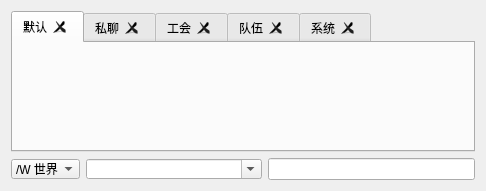
<?xml version="1.0" encoding="UTF-8"?>
<ui version="4.0">
 <class>GameChatWidget</class>
 <widget class="QWidget" name="GameChatWidget">
  <property name="windowModality">
   <enum>Qt::NonModal</enum>
  </property>
  <property name="geometry">
   <rect>
    <x>0</x>
    <y>0</y>
    <width>486</width>
    <height>191</height>
   </rect>
  </property>
  <property name="sizePolicy">
   <sizepolicy hsizetype="Preferred" vsizetype="Preferred">
    <horstretch>0</horstretch>
    <verstretch>0</verstretch>
   </sizepolicy>
  </property>
  <property name="windowTitle">
   <string/>
  </property>
  <layout class="QVBoxLayout" name="verticalLayout">
   <item>
    <widget class="QTabWidget" name="tabWidget">
     <property name="styleSheet">
      <string notr="true"/>
     </property>
     <property name="tabPosition">
      <enum>QTabWidget::North</enum>
     </property>
     <property name="tabShape">
      <enum>QTabWidget::Rounded</enum>
     </property>
     <property name="currentIndex">
      <number>0</number>
     </property>
     <property name="usesScrollButtons">
      <bool>true</bool>
     </property>
     <property name="documentMode">
      <bool>false</bool>
     </property>
     <property name="tabsClosable">
      <bool>true</bool>
     </property>
     <widget class="QWidget" name="tab">
      <attribute name="title">
       <string>默认</string>
      </attribute>
      <layout class="QHBoxLayout" name="horizontalLayout"/>
     </widget>
     <widget class="QWidget" name="tab_3">
      <attribute name="title">
       <string>私聊</string>
      </attribute>
     </widget>
     <widget class="QWidget" name="widget">
      <attribute name="title">
       <string>工会</string>
      </attribute>
     </widget>
     <widget class="QWidget" name="tab_2">
      <attribute name="title">
       <string>队伍</string>
      </attribute>
     </widget>
     <widget class="QWidget" name="tab_4">
      <attribute name="title">
       <string>系统</string>
      </attribute>
     </widget>
    </widget>
   </item>
   <item>
    <layout class="QGridLayout" name="gridLayout">
     <item row="0" column="0">
      <widget class="QComboBox" name="cmbChannel">
       <property name="sizePolicy">
        <sizepolicy hsizetype="Fixed" vsizetype="Fixed">
         <horstretch>0</horstretch>
         <verstretch>0</verstretch>
        </sizepolicy>
       </property>
       <property name="maximumSize">
        <size>
         <width>69</width>
         <height>20</height>
        </size>
       </property>
       <item>
        <property name="text">
         <string>/W 世界</string>
        </property>
       </item>
       <item>
        <property name="text">
         <string>/M 地图</string>
        </property>
       </item>
       <item>
        <property name="text">
         <string>/G 工会</string>
        </property>
       </item>
       <item>
        <property name="text">
         <string>/T 队伍</string>
        </property>
       </item>
       <item>
        <property name="text">
         <string>/B 当前</string>
        </property>
       </item>
      </widget>
     </item>
     <item row="0" column="1">
      <widget class="QComboBox" name="cmbTargetName">
       <property name="sizePolicy">
        <sizepolicy hsizetype="Maximum" vsizetype="Maximum">
         <horstretch>0</horstretch>
         <verstretch>0</verstretch>
        </sizepolicy>
       </property>
       <property name="maximumSize">
        <size>
         <width>176</width>
         <height>20</height>
        </size>
       </property>
       <property name="editable">
        <bool>true</bool>
       </property>
      </widget>
     </item>
     <item row="0" column="2">
      <widget class="QLineEdit" name="txtChatContent">
       <property name="sizePolicy">
        <sizepolicy hsizetype="Minimum" vsizetype="Fixed">
         <horstretch>0</horstretch>
         <verstretch>0</verstretch>
        </sizepolicy>
       </property>
      </widget>
     </item>
    </layout>
   </item>
  </layout>
 </widget>
 <resources/>
 <connections/>
</ui>
